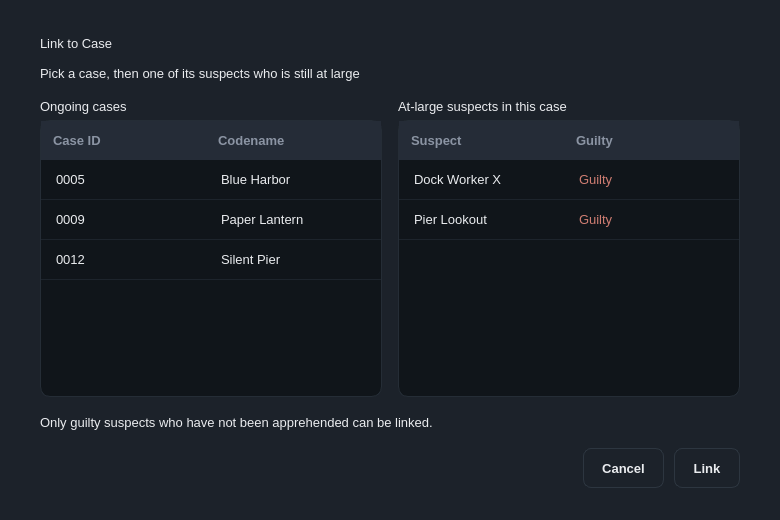
<?xml version="1.0" encoding="UTF-8"?>
<ui version="4.0">
 <class>MainWindow</class>
 <widget class="QMainWindow" name="MainWindow">
  <property name="geometry"><rect><x>0</x><y>0</y><width>780</width><height>520</height></rect></property>
  <property name="windowTitle"><string>MainWindow</string></property>
  <property name="styleSheet"><string notr="true">/* Asche Yiu Police Department - dark / gold theme
   Shared by every .ui file. Widgets pick a style through the dynamic
   property  variant  (Qt Designer: Property Editor &gt; Dynamic Properties). */

QMainWindow, QDialog, QWidget#centralwidget { background: #1c222a; }
QWidget { color: #eaecef; font-family: "Inter", "SF Pro Text", "Segoe UI", "Helvetica Neue", sans-serif; font-size: 13px; }
QLabel { background: transparent; }
QCheckBox { background: transparent; spacing: 8px; }

/* ---- typography ---- */
QLabel[variant="title"]     { font-size: 20px; font-weight: 700; color: #eaecef; }
QLabel[variant="subtitle"]  { font-size: 13px; color: #8b94a3; }
QLabel[variant="field"]     { color: #8b94a3; }
QLabel[variant="section"]   { color: #eaecef; font-size: 14px; font-weight: 600; }
QLabel[variant="cardTitle"] { font-size: 16px; font-weight: 700; color: #eaecef; }
QLabel[variant="value"]     { font-size: 14px; font-weight: 600; color: #eaecef; }
QLabel[variant="hint"]      { color: #8b94a3; font-size: 12px; }
QLabel[variant="stat"]      { color: #c3a459; font-size: 22px; font-weight: 700; }
QFrame[variant="accent"]    { background: #c3a459; border: none; border-radius: 1px; }

/* ---- badges / icons ---- */
QLabel[variant="badgeGold"]  { background: rgba(195,164,89,40);  color: #c3a459; border-radius: 10px; padding: 3px 10px; font-size: 11px; font-weight: 700; }
QLabel[variant="badgeGreen"] { background: rgba(111,159,125,40); color: #7fb08c; border-radius: 10px; padding: 3px 10px; font-size: 11px; font-weight: 700; }
QLabel[variant="badgeRed"]   { background: rgba(184,105,95,45);  color: #cf7d72; border-radius: 10px; padding: 3px 10px; font-size: 11px; font-weight: 700; }
QLabel[variant="badgeMuted"] { background: rgba(139,148,163,35); color: #aab2bf; border-radius: 10px; padding: 3px 10px; font-size: 11px; font-weight: 700; }
QLabel[variant="avatar"]     { background: #c3a459; color: #10151a; border-radius: 24px; font-size: 16px; font-weight: 700; }
QLabel[variant="iconGold"]   { background: rgba(195,164,89,40);  color: #c3a459; border-radius: 30px; font-size: 26px; font-weight: 700; }
QLabel[variant="iconRed"]    { background: rgba(184,105,95,45);  color: #cf7d72; border-radius: 30px; font-size: 26px; font-weight: 700; }

/* ---- containers ---- */
QFrame[variant="card"]      { background: #252c37; border: 1px solid #2d3640; border-radius: 12px; }
QFrame[variant="notice"]    { background: rgba(195,164,89,26);  border: 1px solid rgba(195,164,89,90);  border-radius: 8px; }
QFrame[variant="noticeRed"] { background: rgba(184,105,95,30);  border: 1px solid rgba(184,105,95,100); border-radius: 8px; }
QFrame[variant="dropzone"]  { background: #10151a; border: 1px dashed #3a4552; border-radius: 10px; }
QFrame[variant="card"] QLabel, QFrame[variant="notice"] QLabel, QFrame[variant="noticeRed"] QLabel, QFrame[variant="dropzone"] QLabel { border: none; }

/* ---- inputs ---- */
QLineEdit, QTextEdit, QPlainTextEdit, QDateTimeEdit, QSpinBox, QDoubleSpinBox, QComboBox {
    background: #10151a; border: 1px solid #2d3640; border-radius: 8px; padding: 8px 10px; min-height: 20px;
    selection-background-color: #c3a459; selection-color: #10151a; }
QLineEdit:focus, QTextEdit:focus, QPlainTextEdit:focus, QDateTimeEdit:focus, QSpinBox:focus, QDoubleSpinBox:focus, QComboBox:focus { border: 1px solid #c3a459; }
QLineEdit[readOnly="true"], QPlainTextEdit[readOnly="true"], QTextEdit[readOnly="true"] { background: #161c22; color: #eaecef; }
QComboBox QAbstractItemView { background: #10151a; border: 1px solid #2d3640; selection-background-color: #2b3440; selection-color: #eaecef; outline: 0; }

/* ---- buttons ---- */
QPushButton { background: #1c222a; border: 1px solid #2d3640; border-radius: 8px; padding: 9px 18px; min-height: 20px; font-weight: 600; color: #eaecef; }
QPushButton:hover { background: #232b35; border-color: #3a4552; }
QPushButton:pressed { background: #10151a; }
QPushButton:disabled { color: #5b6573; border-color: #252d36; }
QPushButton[variant="primary"] { background: #c3a459; border: 1px solid #c3a459; color: #10151a; font-weight: 700; }
QPushButton[variant="primary"]:hover { background: #cfb26a; border-color: #cfb26a; }
QPushButton[variant="primary"]:pressed { background: #b39549; }
QPushButton[variant="primary"]:disabled { background: #4a4332; border-color: #4a4332; color: #8a8168; }
QPushButton[variant="accept"] { background: #273235; border: 1px solid #34483f; color: #7fb08c; font-weight: 700; }
QPushButton[variant="accept"]:hover { background: #2c3a3d; }
QPushButton[variant="reject"] { background: #2f2b31; border: 1px solid #4a3638; color: #cf7d72; font-weight: 700; }
QPushButton[variant="reject"]:hover { background: #352e34; }
QPushButton[variant="tile"] { background: #252c37; border: 1px solid #2d3640; border-radius: 12px; padding: 16px 20px; text-align: left; font-size: 14px; font-weight: 500; }
QPushButton[variant="tile"]:hover { border-color: #c3a459; background: #29313d; }

/* ---- lists / tables ---- */
QListWidget, QTableWidget, QTreeWidget { background: #10151a; border: 1px solid #252d36; border-radius: 10px; outline: 0; gridline-color: transparent; alternate-background-color: #131920; }
QListWidget::item { padding: 10px 12px; border-bottom: 1px solid #1d242c; }
QListWidget::item:selected, QTableWidget::item:selected { background: #232b35; color: #eaecef; }
QListWidget::item:hover, QTableWidget::item:hover { background: #1a2129; }
QTableWidget::item { padding: 8px 12px; border-bottom: 1px solid #1d242c; }
QHeaderView { background: #252c37; border: none; border-top-left-radius: 10px; border-top-right-radius: 10px; }
QHeaderView::section { background: #252c37; color: #8b94a3; font-weight: 600; border: none; padding: 10px 12px; }
QTableCornerButton::section { background: #252c37; border: none; }
QTableView::indicator, QListView::indicator, QCheckBox::indicator { width: 16px; height: 16px; border: 1px solid #3a4552; border-radius: 4px; background: #10151a; }
QTableView::indicator:checked, QListView::indicator:checked, QCheckBox::indicator:checked { background: #c3a459; border-color: #c3a459; }

/* ---- tabs ---- */
QTabWidget::pane { border: none; top: 8px; }
QTabBar::tab { background: transparent; color: #8b94a3; padding: 8px 16px; margin-right: 4px; border: none; border-bottom: 2px solid #2d3640; font-weight: 600; }
QTabBar::tab:selected { color: #eaecef; border-bottom: 2px solid #c3a459; }
QTabBar::tab:hover:!selected { color: #c9ced6; }

/* ---- scrollbars ---- */
QScrollBar:vertical { background: transparent; width: 10px; margin: 2px; }
QScrollBar::handle:vertical { background: #2d3640; border-radius: 3px; min-height: 24px; }
QScrollBar:horizontal { background: transparent; height: 10px; margin: 2px; }
QScrollBar::handle:horizontal { background: #2d3640; border-radius: 3px; min-width: 24px; }
QScrollBar::add-line, QScrollBar::sub-line { width: 0; height: 0; }
QScrollBar::add-page, QScrollBar::sub-page { background: transparent; }

/* spin boxes: keep typing area clean, arrows via keyboard / wheel */
QSpinBox::up-button, QSpinBox::down-button, QDoubleSpinBox::up-button, QDoubleSpinBox::down-button { width: 0; border: none; }
</string></property>
  <widget class="QWidget" name="centralwidget"><layout class="QVBoxLayout" name="layout_213"><property name="leftMargin"><number>40</number></property><property name="topMargin"><number>36</number></property><property name="rightMargin"><number>40</number></property><property name="bottomMargin"><number>32</number></property><property name="spacing"><number>18</number></property><item><layout class="QVBoxLayout" name="layout_205"><property name="leftMargin"><number>0</number></property><property name="topMargin"><number>0</number></property><property name="rightMargin"><number>0</number></property><property name="bottomMargin"><number>0</number></property><property name="spacing"><number>6</number></property><item><widget class="QLabel" name="lblTitle"><property name="variant" stdset="0"><string>title</string></property><property name="text"><string>Link to Case</string></property></widget></item><item><widget class="QFrame" name="qframe_203"><property name="variant" stdset="0"><string>accent</string></property><property name="minimumSize"><size><width>32</width><height>3</height></size></property><property name="maximumSize"><size><width>32</width><height>3</height></size></property></widget></item><item><widget class="QLabel" name="qlabel_204"><property name="variant" stdset="0"><string>subtitle</string></property><property name="text"><string>Pick a case, then one of its suspects who is still at large</string></property></widget></item></layout></item><item><layout class="QHBoxLayout" name="layout_210"><property name="leftMargin"><number>0</number></property><property name="topMargin"><number>0</number></property><property name="rightMargin"><number>0</number></property><property name="bottomMargin"><number>0</number></property><property name="spacing"><number>16</number></property><item><layout class="QVBoxLayout" name="layout_207"><property name="leftMargin"><number>0</number></property><property name="topMargin"><number>0</number></property><property name="rightMargin"><number>0</number></property><property name="bottomMargin"><number>0</number></property><property name="spacing"><number>6</number></property><item><widget class="QLabel" name="qlabel_206"><property name="variant" stdset="0"><string>field</string></property><property name="text"><string>Ongoing cases</string></property></widget></item><item><widget class="QTableWidget" name="tblCases"><property name="rowCount"><number>3</number></property><property name="columnCount"><number>2</number></property><property name="editTriggers"><enum>QAbstractItemView::NoEditTriggers</enum></property><property name="selectionBehavior"><enum>QAbstractItemView::SelectRows</enum></property><property name="selectionMode"><enum>QAbstractItemView::SingleSelection</enum></property><property name="showGrid"><bool>false</bool></property><property name="horizontalScrollBarPolicy"><enum>Qt::ScrollBarAlwaysOff</enum></property><property name="minimumSize"><size><width>0</width><height>230</height></size></property><attribute name="horizontalHeaderDefaultSectionSize"><number>165</number></attribute><attribute name="horizontalHeaderStretchLastSection"><bool>true</bool></attribute><attribute name="verticalHeaderVisible"><bool>false</bool></attribute><attribute name="verticalHeaderDefaultSectionSize"><number>40</number></attribute><column><property name="text"><string>Case ID</string></property><property name="textAlignment"><set>Qt::AlignLeading|Qt::AlignVCenter</set></property></column><column><property name="text"><string>Codename</string></property><property name="textAlignment"><set>Qt::AlignLeading|Qt::AlignVCenter</set></property></column><item row="0" column="0"><property name="text"><string>0005</string></property></item><item row="0" column="1"><property name="text"><string>Blue Harbor</string></property></item><item row="1" column="0"><property name="text"><string>0009</string></property></item><item row="1" column="1"><property name="text"><string>Paper Lantern</string></property></item><item row="2" column="0"><property name="text"><string>0012</string></property></item><item row="2" column="1"><property name="text"><string>Silent Pier</string></property></item></widget></item></layout></item><item><layout class="QVBoxLayout" name="layout_209"><property name="leftMargin"><number>0</number></property><property name="topMargin"><number>0</number></property><property name="rightMargin"><number>0</number></property><property name="bottomMargin"><number>0</number></property><property name="spacing"><number>6</number></property><item><widget class="QLabel" name="qlabel_208"><property name="variant" stdset="0"><string>field</string></property><property name="text"><string>At-large suspects in this case</string></property></widget></item><item><widget class="QTableWidget" name="tblSuspects"><property name="rowCount"><number>2</number></property><property name="columnCount"><number>2</number></property><property name="editTriggers"><enum>QAbstractItemView::NoEditTriggers</enum></property><property name="selectionBehavior"><enum>QAbstractItemView::SelectRows</enum></property><property name="selectionMode"><enum>QAbstractItemView::SingleSelection</enum></property><property name="showGrid"><bool>false</bool></property><property name="horizontalScrollBarPolicy"><enum>Qt::ScrollBarAlwaysOff</enum></property><property name="minimumSize"><size><width>0</width><height>230</height></size></property><attribute name="horizontalHeaderDefaultSectionSize"><number>165</number></attribute><attribute name="horizontalHeaderStretchLastSection"><bool>true</bool></attribute><attribute name="verticalHeaderVisible"><bool>false</bool></attribute><attribute name="verticalHeaderDefaultSectionSize"><number>40</number></attribute><column><property name="text"><string>Suspect</string></property><property name="textAlignment"><set>Qt::AlignLeading|Qt::AlignVCenter</set></property></column><column><property name="text"><string>Guilty</string></property><property name="textAlignment"><set>Qt::AlignLeading|Qt::AlignVCenter</set></property></column><item row="0" column="0"><property name="text"><string>Dock Worker X</string></property></item><item row="0" column="1"><property name="text"><string>Guilty</string></property><property name="foreground"><brush brushstyle="SolidPattern"><color alpha="255"><red>207</red><green>125</green><blue>114</blue></color></brush></property></item><item row="1" column="0"><property name="text"><string>Pier Lookout</string></property></item><item row="1" column="1"><property name="text"><string>Guilty</string></property><property name="foreground"><brush brushstyle="SolidPattern"><color alpha="255"><red>207</red><green>125</green><blue>114</blue></color></brush></property></item></widget></item></layout></item></layout></item><item><widget class="QLabel" name="lblHint"><property name="variant" stdset="0"><string>hint</string></property><property name="text"><string>Only guilty suspects who have not been apprehended can be linked.</string></property></widget></item><item><layout class="QHBoxLayout" name="layout_212"><property name="leftMargin"><number>0</number></property><property name="topMargin"><number>0</number></property><property name="rightMargin"><number>0</number></property><property name="bottomMargin"><number>0</number></property><property name="spacing"><number>10</number></property><item><spacer name="spacer_211"><property name="orientation"><enum>Qt::Horizontal</enum></property><property name="sizeHint" stdset="0"><size><width>20</width><height>20</height></size></property></spacer></item><item><widget class="QPushButton" name="btnCancel"><property name="text"><string>Cancel</string></property></widget></item><item><widget class="QPushButton" name="btnLink"><property name="variant" stdset="0"><string>primary</string></property><property name="text"><string>Link</string></property></widget></item></layout></item></layout></widget>
 </widget>
 <resources/>
 <connections/>
</ui>
